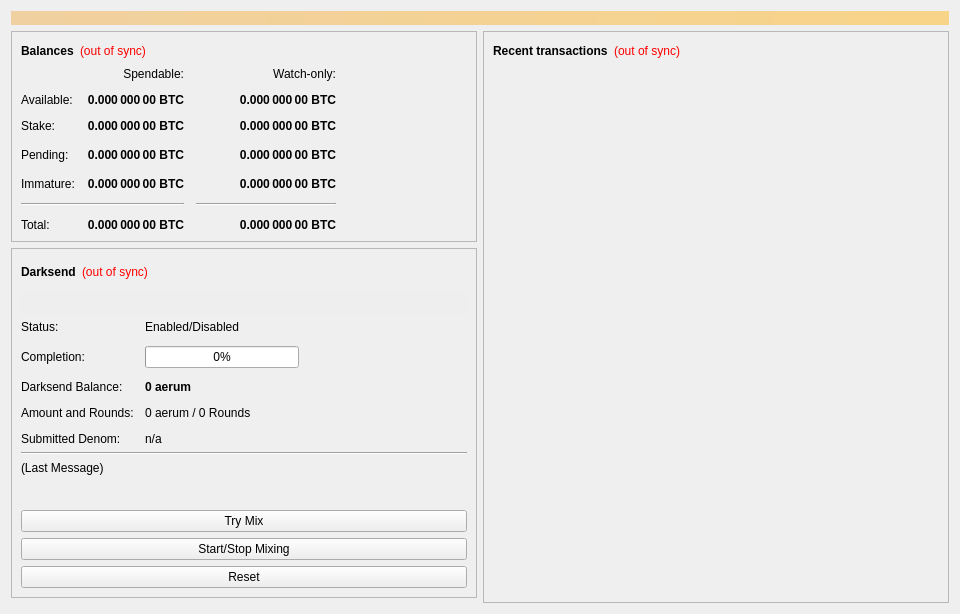
<?xml version="1.0" encoding="UTF-8"?>
<ui version="4.0">
 <class>OverviewPage</class>
 <widget class="QWidget" name="OverviewPage">
  <property name="geometry">
   <rect>
    <x>0</x>
    <y>0</y>
    <width>960</width>
    <height>614</height>
   </rect>
  </property>
  <property name="minimumSize">
   <size>
    <width>960</width>
    <height>0</height>
   </size>
  </property>
  <property name="windowTitle">
   <string>Form</string>
  </property>
  <layout class="QVBoxLayout" name="topLayout">
   <item>
    <widget class="QLabel" name="labelAlerts">
     <property name="visible">
      <bool>false</bool>
     </property>
     <property name="styleSheet">
      <string notr="true">background-color: qlineargradient(x1: 0, y1: 0, x2: 1, y2: 0, stop:0 #F0D0A0, stop:1 #F8D488); color:#000000;</string>
     </property>
     <property name="wordWrap">
      <bool>true</bool>
     </property>
     <property name="margin">
      <number>3</number>
     </property>
    </widget>
   </item>
   <item>
    <layout class="QHBoxLayout" name="horizontalLayout" stretch="1,1">
     <item>
      <layout class="QVBoxLayout" name="verticalLayout_2">
       <item>
        <widget class="QFrame" name="frame">
         <property name="frameShape">
          <enum>QFrame::StyledPanel</enum>
         </property>
         <property name="frameShadow">
          <enum>QFrame::Raised</enum>
         </property>
         <layout class="QVBoxLayout" name="verticalLayout_4">
          <item>
           <layout class="QHBoxLayout" name="horizontalLayout_4">
            <item>
             <widget class="QLabel" name="label_5">
              <property name="font">
               <font>
                <weight>75</weight>
                <bold>true</bold>
               </font>
              </property>
              <property name="text">
               <string>Balances</string>
              </property>
             </widget>
            </item>
            <item>
             <widget class="QLabel" name="labelWalletStatus">
              <property name="cursor">
               <cursorShape>WhatsThisCursor</cursorShape>
              </property>
              <property name="toolTip">
               <string>The displayed information may be out of date. Your wallet automatically synchronizes with the aerum network after a connection is established, but this process has not completed yet.</string>
              </property>
              <property name="styleSheet">
               <string notr="true">QLabel { color: red; }</string>
              </property>
              <property name="text">
               <string notr="true">(out of sync)</string>
              </property>
              <property name="alignment">
               <set>Qt::AlignLeading|Qt::AlignLeft|Qt::AlignVCenter</set>
              </property>
             </widget>
            </item>
            <item>
             <spacer name="horizontalSpacer_3">
              <property name="orientation">
               <enum>Qt::Horizontal</enum>
              </property>
              <property name="sizeHint" stdset="0">
               <size>
                <width>40</width>
                <height>20</height>
               </size>
              </property>
             </spacer>
            </item>
           </layout>
          </item>
          <item>
           <layout class="QGridLayout" name="gridLayout">
            <property name="spacing">
             <number>12</number>
            </property>
            <item row="3" column="2">
             <widget class="QLabel" name="labelWatchPending">
              <property name="font">
               <font>
                <weight>75</weight>
                <bold>true</bold>
               </font>
              </property>
              <property name="cursor">
               <cursorShape>IBeamCursor</cursorShape>
              </property>
              <property name="toolTip">
               <string>Unconfirmed transactions to watch-only addresses</string>
              </property>
              <property name="text">
               <string notr="true">0.000 000 00 BTC</string>
              </property>
              <property name="alignment">
               <set>Qt::AlignRight|Qt::AlignTrailing|Qt::AlignVCenter</set>
              </property>
              <property name="textInteractionFlags">
               <set>Qt::LinksAccessibleByMouse|Qt::TextSelectableByKeyboard|Qt::TextSelectableByMouse</set>
              </property>
             </widget>
            </item>
            <item row="3" column="1">
             <widget class="QLabel" name="labelUnconfirmed">
              <property name="font">
               <font>
                <weight>75</weight>
                <bold>true</bold>
               </font>
              </property>
              <property name="cursor">
               <cursorShape>IBeamCursor</cursorShape>
              </property>
              <property name="toolTip">
               <string>Total of transactions that have yet to be confirmed, and do not yet count toward the spendable balance</string>
              </property>
              <property name="text">
               <string notr="true">0.000 000 00 BTC</string>
              </property>
              <property name="alignment">
               <set>Qt::AlignRight|Qt::AlignTrailing|Qt::AlignVCenter</set>
              </property>
              <property name="textInteractionFlags">
               <set>Qt::LinksAccessibleByMouse|Qt::TextSelectableByKeyboard|Qt::TextSelectableByMouse</set>
              </property>
             </widget>
            </item>
            <item row="4" column="2">
             <widget class="QLabel" name="labelWatchImmature">
              <property name="font">
               <font>
                <weight>75</weight>
                <bold>true</bold>
               </font>
              </property>
              <property name="cursor">
               <cursorShape>IBeamCursor</cursorShape>
              </property>
              <property name="toolTip">
               <string>Mined balance in watch-only addresses that has not yet matured</string>
              </property>
              <property name="text">
               <string notr="true">0.000 000 00 BTC</string>
              </property>
              <property name="alignment">
               <set>Qt::AlignRight|Qt::AlignTrailing|Qt::AlignVCenter</set>
              </property>
              <property name="textInteractionFlags">
               <set>Qt::LinksAccessibleByMouse|Qt::TextSelectableByKeyboard|Qt::TextSelectableByMouse</set>
              </property>
             </widget>
            </item>
            <item row="5" column="0" colspan="2">
             <widget class="Line" name="lineSpendableBalance">
              <property name="orientation">
               <enum>Qt::Horizontal</enum>
              </property>
             </widget>
            </item>
            <item row="5" column="2">
             <widget class="Line" name="lineWatchBalance">
              <property name="sizePolicy">
               <sizepolicy hsizetype="Preferred" vsizetype="Fixed">
                <horstretch>0</horstretch>
                <verstretch>0</verstretch>
               </sizepolicy>
              </property>
              <property name="minimumSize">
               <size>
                <width>140</width>
                <height>0</height>
               </size>
              </property>
              <property name="orientation">
               <enum>Qt::Horizontal</enum>
              </property>
             </widget>
            </item>
            <item row="6" column="0">
             <widget class="QLabel" name="labelTotalText">
              <property name="text">
               <string>Total:</string>
              </property>
             </widget>
            </item>
            <item row="4" column="1">
             <widget class="QLabel" name="labelImmature">
              <property name="font">
               <font>
                <weight>75</weight>
                <bold>true</bold>
               </font>
              </property>
              <property name="cursor">
               <cursorShape>IBeamCursor</cursorShape>
              </property>
              <property name="toolTip">
               <string>Mined balance that has not yet matured</string>
              </property>
              <property name="text">
               <string notr="true">0.000 000 00 BTC</string>
              </property>
              <property name="alignment">
               <set>Qt::AlignRight|Qt::AlignTrailing|Qt::AlignVCenter</set>
              </property>
              <property name="textInteractionFlags">
               <set>Qt::LinksAccessibleByMouse|Qt::TextSelectableByKeyboard|Qt::TextSelectableByMouse</set>
              </property>
             </widget>
            </item>
            <item row="3" column="3">
             <spacer name="horizontalSpacer_2">
              <property name="orientation">
               <enum>Qt::Horizontal</enum>
              </property>
              <property name="sizeHint" stdset="0">
               <size>
                <width>40</width>
                <height>20</height>
               </size>
              </property>
             </spacer>
            </item>
            <item row="4" column="0">
             <widget class="QLabel" name="labelImmatureText">
              <property name="text">
               <string>Immature:</string>
              </property>
             </widget>
            </item>
            <item row="6" column="1">
             <widget class="QLabel" name="labelTotal">
              <property name="font">
               <font>
                <weight>75</weight>
                <bold>true</bold>
               </font>
              </property>
              <property name="cursor">
               <cursorShape>IBeamCursor</cursorShape>
              </property>
              <property name="toolTip">
               <string>Your current total balance</string>
              </property>
              <property name="text">
               <string notr="true">0.000 000 00 BTC</string>
              </property>
              <property name="alignment">
               <set>Qt::AlignRight|Qt::AlignTrailing|Qt::AlignVCenter</set>
              </property>
              <property name="textInteractionFlags">
               <set>Qt::LinksAccessibleByMouse|Qt::TextSelectableByKeyboard|Qt::TextSelectableByMouse</set>
              </property>
             </widget>
            </item>
            <item row="6" column="2">
             <widget class="QLabel" name="labelWatchTotal">
              <property name="font">
               <font>
                <weight>75</weight>
                <bold>true</bold>
               </font>
              </property>
              <property name="cursor">
               <cursorShape>IBeamCursor</cursorShape>
              </property>
              <property name="toolTip">
               <string>Current total balance in watch-only addresses</string>
              </property>
              <property name="text">
               <string notr="true">0.000 000 00 BTC</string>
              </property>
              <property name="alignment">
               <set>Qt::AlignRight|Qt::AlignTrailing|Qt::AlignVCenter</set>
              </property>
              <property name="textInteractionFlags">
               <set>Qt::LinksAccessibleByMouse|Qt::TextSelectableByKeyboard|Qt::TextSelectableByMouse</set>
              </property>
             </widget>
            </item>
            <item row="0" column="2">
             <widget class="QLabel" name="labelWatchonly">
              <property name="text">
               <string>Watch-only:</string>
              </property>
              <property name="alignment">
               <set>Qt::AlignRight|Qt::AlignTrailing|Qt::AlignVCenter</set>
              </property>
             </widget>
            </item>
            <item row="1" column="0">
             <widget class="QLabel" name="labelBalanceText">
              <property name="text">
               <string>Available:</string>
              </property>
             </widget>
            </item>
            <item row="1" column="1">
             <widget class="QLabel" name="labelBalance">
              <property name="font">
               <font>
                <weight>75</weight>
                <bold>true</bold>
               </font>
              </property>
              <property name="cursor">
               <cursorShape>IBeamCursor</cursorShape>
              </property>
              <property name="toolTip">
               <string>Your current spendable balance</string>
              </property>
              <property name="text">
               <string notr="true">0.000 000 00 BTC</string>
              </property>
              <property name="alignment">
               <set>Qt::AlignRight|Qt::AlignTrailing|Qt::AlignVCenter</set>
              </property>
              <property name="textInteractionFlags">
               <set>Qt::LinksAccessibleByMouse|Qt::TextSelectableByKeyboard|Qt::TextSelectableByMouse</set>
              </property>
             </widget>
            </item>
            <item row="2" column="0">
             <widget class="QLabel" name="label_10">
              <property name="text">
               <string>Stake:</string>
              </property>
             </widget>
            </item>
            <item row="2" column="1">
             <widget class="QLabel" name="labelStake">
              <property name="font">
               <font>
                <weight>75</weight>
                <bold>true</bold>
               </font>
              </property>
              <property name="cursor">
               <cursorShape>IBeamCursor</cursorShape>
              </property>
              <property name="toolTip">
               <string>Total of coins that was staked, and do not yet count toward the current balance</string>
              </property>
              <property name="text">
               <string notr="true">0.000 000 00 BTC</string>
              </property>
              <property name="alignment">
               <set>Qt::AlignRight|Qt::AlignTrailing|Qt::AlignVCenter</set>
              </property>
              <property name="textInteractionFlags">
               <set>Qt::LinksAccessibleByMouse|Qt::TextSelectableByKeyboard|Qt::TextSelectableByMouse</set>
              </property>
             </widget>
            </item>
            <item row="2" column="2">
             <widget class="QLabel" name="labelWatchStake">
              <property name="font">
               <font>
                <weight>75</weight>
                <bold>true</bold>
               </font>
              </property>
              <property name="cursor">
               <cursorShape>IBeamCursor</cursorShape>
              </property>
              <property name="toolTip">
               <string>Total of coins that was staked in watch-only addresses, and do not yet count toward the current watch-only balance</string>
              </property>
              <property name="text">
               <string notr="true">0.000 000 00 BTC</string>
              </property>
              <property name="alignment">
               <set>Qt::AlignRight|Qt::AlignTrailing|Qt::AlignVCenter</set>
              </property>
              <property name="textInteractionFlags">
               <set>Qt::LinksAccessibleByMouse|Qt::TextSelectableByKeyboard|Qt::TextSelectableByMouse</set>
              </property>
             </widget>
            </item>
            <item row="1" column="2">
             <widget class="QLabel" name="labelWatchAvailable">
              <property name="font">
               <font>
                <weight>75</weight>
                <bold>true</bold>
               </font>
              </property>
              <property name="cursor">
               <cursorShape>IBeamCursor</cursorShape>
              </property>
              <property name="toolTip">
               <string>Your current balance in watch-only addresses</string>
              </property>
              <property name="text">
               <string notr="true">0.000 000 00 BTC</string>
              </property>
              <property name="alignment">
               <set>Qt::AlignRight|Qt::AlignTrailing|Qt::AlignVCenter</set>
              </property>
              <property name="textInteractionFlags">
               <set>Qt::LinksAccessibleByMouse|Qt::TextSelectableByKeyboard|Qt::TextSelectableByMouse</set>
              </property>
             </widget>
            </item>
            <item row="3" column="0">
             <widget class="QLabel" name="labelPendingText">
              <property name="text">
               <string>Pending:</string>
              </property>
             </widget>
            </item>
            <item row="0" column="1">
             <widget class="QLabel" name="labelSpendable">
              <property name="text">
               <string>Spendable:</string>
              </property>
              <property name="alignment">
               <set>Qt::AlignRight|Qt::AlignTrailing|Qt::AlignVCenter</set>
              </property>
             </widget>
            </item>
           </layout>
          </item>
         </layout>
        </widget>
       </item>
       <item>
        <widget class="QFrame" name="frameDarksend">
         <property name="sizePolicy">
          <sizepolicy hsizetype="Expanding" vsizetype="Expanding">
           <horstretch>0</horstretch>
           <verstretch>0</verstretch>
          </sizepolicy>
         </property>
         <property name="minimumSize">
          <size>
           <width>0</width>
           <height>350</height>
          </size>
         </property>
         <property name="layoutDirection">
          <enum>Qt::LeftToRight</enum>
         </property>
         <property name="frameShape">
          <enum>QFrame::StyledPanel</enum>
         </property>
         <property name="frameShadow">
          <enum>QFrame::Raised</enum>
         </property>
         <layout class="QVBoxLayout" name="verticalLayout_5">
          <item>
           <layout class="QHBoxLayout" name="horizontalLayout_5">
            <item>
             <widget class="QLabel" name="label_2">
              <property name="font">
               <font>
                <weight>75</weight>
                <bold>true</bold>
               </font>
              </property>
              <property name="text">
               <string>Darksend</string>
              </property>
             </widget>
            </item>
            <item>
             <widget class="QLabel" name="labelDarksendSyncStatus">
              <property name="toolTip">
               <string>The displayed information may be out of date. Your wallet automatically synchronizes with the aerum network after a connection is established, but this process has not completed yet.</string>
              </property>
              <property name="styleSheet">
               <string notr="true">QLabel { color: red; }</string>
              </property>
              <property name="text">
               <string notr="true">(out of sync)</string>
              </property>
              <property name="alignment">
               <set>Qt::AlignLeading|Qt::AlignLeft|Qt::AlignVCenter</set>
              </property>
             </widget>
            </item>
            <item>
             <spacer name="horizontalSpacer_4">
              <property name="orientation">
               <enum>Qt::Horizontal</enum>
              </property>
              <property name="sizeHint" stdset="0">
               <size>
                <width>40</width>
                <height>20</height>
               </size>
              </property>
             </spacer>
            </item>
           </layout>
          </item>
          <item>
           <widget class="QPushButton" name="runAutoDenom">
            <property name="palette">
             <palette>
              <active>
               <colorrole role="WindowText">
                <brush brushstyle="SolidPattern">
                 <color alpha="255">
                  <red>0</red>
                  <green>0</green>
                  <blue>0</blue>
                 </color>
                </brush>
               </colorrole>
               <colorrole role="Button">
                <brush brushstyle="SolidPattern">
                 <color alpha="255">
                  <red>239</red>
                  <green>238</green>
                  <blue>238</blue>
                 </color>
                </brush>
               </colorrole>
               <colorrole role="Light">
                <brush brushstyle="SolidPattern">
                 <color alpha="255">
                  <red>255</red>
                  <green>255</green>
                  <blue>255</blue>
                 </color>
                </brush>
               </colorrole>
               <colorrole role="Midlight">
                <brush brushstyle="SolidPattern">
                 <color alpha="255">
                  <red>247</red>
                  <green>246</green>
                  <blue>246</blue>
                 </color>
                </brush>
               </colorrole>
               <colorrole role="Dark">
                <brush brushstyle="SolidPattern">
                 <color alpha="255">
                  <red>119</red>
                  <green>119</green>
                  <blue>119</blue>
                 </color>
                </brush>
               </colorrole>
               <colorrole role="Mid">
                <brush brushstyle="SolidPattern">
                 <color alpha="255">
                  <red>159</red>
                  <green>159</green>
                  <blue>159</blue>
                 </color>
                </brush>
               </colorrole>
               <colorrole role="Text">
                <brush brushstyle="SolidPattern">
                 <color alpha="255">
                  <red>0</red>
                  <green>0</green>
                  <blue>0</blue>
                 </color>
                </brush>
               </colorrole>
               <colorrole role="BrightText">
                <brush brushstyle="SolidPattern">
                 <color alpha="255">
                  <red>255</red>
                  <green>255</green>
                  <blue>255</blue>
                 </color>
                </brush>
               </colorrole>
               <colorrole role="ButtonText">
                <brush brushstyle="SolidPattern">
                 <color alpha="255">
                  <red>0</red>
                  <green>0</green>
                  <blue>0</blue>
                 </color>
                </brush>
               </colorrole>
               <colorrole role="Base">
                <brush brushstyle="SolidPattern">
                 <color alpha="255">
                  <red>255</red>
                  <green>255</green>
                  <blue>255</blue>
                 </color>
                </brush>
               </colorrole>
               <colorrole role="Window">
                <brush brushstyle="SolidPattern">
                 <color alpha="255">
                  <red>239</red>
                  <green>238</green>
                  <blue>238</blue>
                 </color>
                </brush>
               </colorrole>
               <colorrole role="Shadow">
                <brush brushstyle="SolidPattern">
                 <color alpha="255">
                  <red>0</red>
                  <green>0</green>
                  <blue>0</blue>
                 </color>
                </brush>
               </colorrole>
               <colorrole role="AlternateBase">
                <brush brushstyle="SolidPattern">
                 <color alpha="255">
                  <red>247</red>
                  <green>246</green>
                  <blue>246</blue>
                 </color>
                </brush>
               </colorrole>
               <colorrole role="ToolTipBase">
                <brush brushstyle="SolidPattern">
                 <color alpha="255">
                  <red>255</red>
                  <green>255</green>
                  <blue>220</blue>
                 </color>
                </brush>
               </colorrole>
               <colorrole role="ToolTipText">
                <brush brushstyle="SolidPattern">
                 <color alpha="255">
                  <red>0</red>
                  <green>0</green>
                  <blue>0</blue>
                 </color>
                </brush>
               </colorrole>
              </active>
              <inactive>
               <colorrole role="WindowText">
                <brush brushstyle="SolidPattern">
                 <color alpha="255">
                  <red>0</red>
                  <green>0</green>
                  <blue>0</blue>
                 </color>
                </brush>
               </colorrole>
               <colorrole role="Button">
                <brush brushstyle="SolidPattern">
                 <color alpha="255">
                  <red>239</red>
                  <green>238</green>
                  <blue>238</blue>
                 </color>
                </brush>
               </colorrole>
               <colorrole role="Light">
                <brush brushstyle="SolidPattern">
                 <color alpha="255">
                  <red>255</red>
                  <green>255</green>
                  <blue>255</blue>
                 </color>
                </brush>
               </colorrole>
               <colorrole role="Midlight">
                <brush brushstyle="SolidPattern">
                 <color alpha="255">
                  <red>247</red>
                  <green>246</green>
                  <blue>246</blue>
                 </color>
                </brush>
               </colorrole>
               <colorrole role="Dark">
                <brush brushstyle="SolidPattern">
                 <color alpha="255">
                  <red>119</red>
                  <green>119</green>
                  <blue>119</blue>
                 </color>
                </brush>
               </colorrole>
               <colorrole role="Mid">
                <brush brushstyle="SolidPattern">
                 <color alpha="255">
                  <red>159</red>
                  <green>159</green>
                  <blue>159</blue>
                 </color>
                </brush>
               </colorrole>
               <colorrole role="Text">
                <brush brushstyle="SolidPattern">
                 <color alpha="255">
                  <red>0</red>
                  <green>0</green>
                  <blue>0</blue>
                 </color>
                </brush>
               </colorrole>
               <colorrole role="BrightText">
                <brush brushstyle="SolidPattern">
                 <color alpha="255">
                  <red>255</red>
                  <green>255</green>
                  <blue>255</blue>
                 </color>
                </brush>
               </colorrole>
               <colorrole role="ButtonText">
                <brush brushstyle="SolidPattern">
                 <color alpha="255">
                  <red>0</red>
                  <green>0</green>
                  <blue>0</blue>
                 </color>
                </brush>
               </colorrole>
               <colorrole role="Base">
                <brush brushstyle="SolidPattern">
                 <color alpha="255">
                  <red>255</red>
                  <green>255</green>
                  <blue>255</blue>
                 </color>
                </brush>
               </colorrole>
               <colorrole role="Window">
                <brush brushstyle="SolidPattern">
                 <color alpha="255">
                  <red>239</red>
                  <green>238</green>
                  <blue>238</blue>
                 </color>
                </brush>
               </colorrole>
               <colorrole role="Shadow">
                <brush brushstyle="SolidPattern">
                 <color alpha="255">
                  <red>0</red>
                  <green>0</green>
                  <blue>0</blue>
                 </color>
                </brush>
               </colorrole>
               <colorrole role="AlternateBase">
                <brush brushstyle="SolidPattern">
                 <color alpha="255">
                  <red>247</red>
                  <green>246</green>
                  <blue>246</blue>
                 </color>
                </brush>
               </colorrole>
               <colorrole role="ToolTipBase">
                <brush brushstyle="SolidPattern">
                 <color alpha="255">
                  <red>255</red>
                  <green>255</green>
                  <blue>220</blue>
                 </color>
                </brush>
               </colorrole>
               <colorrole role="ToolTipText">
                <brush brushstyle="SolidPattern">
                 <color alpha="255">
                  <red>0</red>
                  <green>0</green>
                  <blue>0</blue>
                 </color>
                </brush>
               </colorrole>
              </inactive>
              <disabled>
               <colorrole role="WindowText">
                <brush brushstyle="SolidPattern">
                 <color alpha="255">
                  <red>119</red>
                  <green>119</green>
                  <blue>119</blue>
                 </color>
                </brush>
               </colorrole>
               <colorrole role="Button">
                <brush brushstyle="SolidPattern">
                 <color alpha="255">
                  <red>239</red>
                  <green>238</green>
                  <blue>238</blue>
                 </color>
                </brush>
               </colorrole>
               <colorrole role="Light">
                <brush brushstyle="SolidPattern">
                 <color alpha="255">
                  <red>255</red>
                  <green>255</green>
                  <blue>255</blue>
                 </color>
                </brush>
               </colorrole>
               <colorrole role="Midlight">
                <brush brushstyle="SolidPattern">
                 <color alpha="255">
                  <red>247</red>
                  <green>246</green>
                  <blue>246</blue>
                 </color>
                </brush>
               </colorrole>
               <colorrole role="Dark">
                <brush brushstyle="SolidPattern">
                 <color alpha="255">
                  <red>119</red>
                  <green>119</green>
                  <blue>119</blue>
                 </color>
                </brush>
               </colorrole>
               <colorrole role="Mid">
                <brush brushstyle="SolidPattern">
                 <color alpha="255">
                  <red>159</red>
                  <green>159</green>
                  <blue>159</blue>
                 </color>
                </brush>
               </colorrole>
               <colorrole role="Text">
                <brush brushstyle="SolidPattern">
                 <color alpha="255">
                  <red>119</red>
                  <green>119</green>
                  <blue>119</blue>
                 </color>
                </brush>
               </colorrole>
               <colorrole role="BrightText">
                <brush brushstyle="SolidPattern">
                 <color alpha="255">
                  <red>255</red>
                  <green>255</green>
                  <blue>255</blue>
                 </color>
                </brush>
               </colorrole>
               <colorrole role="ButtonText">
                <brush brushstyle="SolidPattern">
                 <color alpha="255">
                  <red>119</red>
                  <green>119</green>
                  <blue>119</blue>
                 </color>
                </brush>
               </colorrole>
               <colorrole role="Base">
                <brush brushstyle="SolidPattern">
                 <color alpha="255">
                  <red>239</red>
                  <green>238</green>
                  <blue>238</blue>
                 </color>
                </brush>
               </colorrole>
               <colorrole role="Window">
                <brush brushstyle="SolidPattern">
                 <color alpha="255">
                  <red>239</red>
                  <green>238</green>
                  <blue>238</blue>
                 </color>
                </brush>
               </colorrole>
               <colorrole role="Shadow">
                <brush brushstyle="SolidPattern">
                 <color alpha="255">
                  <red>0</red>
                  <green>0</green>
                  <blue>0</blue>
                 </color>
                </brush>
               </colorrole>
               <colorrole role="AlternateBase">
                <brush brushstyle="SolidPattern">
                 <color alpha="255">
                  <red>239</red>
                  <green>238</green>
                  <blue>238</blue>
                 </color>
                </brush>
               </colorrole>
               <colorrole role="ToolTipBase">
                <brush brushstyle="SolidPattern">
                 <color alpha="255">
                  <red>255</red>
                  <green>255</green>
                  <blue>220</blue>
                 </color>
                </brush>
               </colorrole>
               <colorrole role="ToolTipText">
                <brush brushstyle="SolidPattern">
                 <color alpha="255">
                  <red>0</red>
                  <green>0</green>
                  <blue>0</blue>
                 </color>
                </brush>
               </colorrole>
              </disabled>
             </palette>
            </property>
            <property name="focusPolicy">
             <enum>Qt::NoFocus</enum>
            </property>
            <property name="autoFillBackground">
             <bool>true</bool>
            </property>
            <property name="text">
             <string/>
            </property>
            <property name="flat">
             <bool>true</bool>
            </property>
           </widget>
          </item>
          <item>
           <layout class="QFormLayout" name="formLayout">
            <property name="fieldGrowthPolicy">
             <enum>QFormLayout::AllNonFixedFieldsGrow</enum>
            </property>
            <property name="horizontalSpacing">
             <number>11</number>
            </property>
            <property name="verticalSpacing">
             <number>12</number>
            </property>
            <item row="0" column="0">
             <widget class="QLabel" name="label_6">
              <property name="text">
               <string>Status:</string>
              </property>
             </widget>
            </item>
            <item row="1" column="0">
             <widget class="QLabel" name="label_7">
              <property name="text">
               <string>Completion:</string>
              </property>
             </widget>
            </item>
            <item row="1" column="1">
             <widget class="QProgressBar" name="darksendProgress">
              <property name="maximumSize">
               <size>
                <width>154</width>
                <height>16777215</height>
               </size>
              </property>
              <property name="value">
               <number>0</number>
              </property>
             </widget>
            </item>
            <item row="3" column="0">
             <widget class="QLabel" name="labelAnonymizedText">
              <property name="text">
               <string>Darksend Balance:</string>
              </property>
             </widget>
            </item>
            <item row="3" column="1">
             <widget class="QLabel" name="labelAnonymized">
              <property name="font">
               <font>
                <weight>75</weight>
                <bold>true</bold>
               </font>
              </property>
              <property name="text">
               <string notr="true">0 aerum</string>
              </property>
             </widget>
            </item>
            <item row="4" column="0">
             <widget class="QLabel" name="label_8">
              <property name="text">
               <string>Amount and Rounds:</string>
              </property>
             </widget>
            </item>
            <item row="4" column="1">
             <widget class="QLabel" name="labelAmountRounds">
              <property name="text">
               <string>0 aerum / 0 Rounds</string>
              </property>
             </widget>
            </item>
            <item row="5" column="0">
             <widget class="QLabel" name="label_9">
              <property name="text">
               <string>Submitted Denom:</string>
              </property>
             </widget>
            </item>
            <item row="5" column="1">
             <widget class="QLabel" name="labelSubmittedDenom">
              <property name="toolTip">
               <string>The denominations you submitted to the Masternode.&lt;br&gt;To mix, other users must submit the exact same denominations.</string>
              </property>
              <property name="text">
               <string>n/a</string>
              </property>
             </widget>
            </item>
            <item row="0" column="1">
             <widget class="QLabel" name="darksendEnabled">
              <property name="text">
               <string>Enabled/Disabled</string>
              </property>
             </widget>
            </item>
           </layout>
          </item>
          <item>
           <widget class="Line" name="lineLastMessage">
            <property name="orientation">
             <enum>Qt::Horizontal</enum>
            </property>
           </widget>
          </item>
          <item>
           <widget class="QLabel" name="darksendStatus">
            <property name="minimumSize">
             <size>
              <width>288</width>
              <height>43</height>
             </size>
            </property>
            <property name="text">
             <string>(Last Message)</string>
            </property>
            <property name="alignment">
             <set>Qt::AlignLeading|Qt::AlignLeft|Qt::AlignTop</set>
            </property>
            <property name="wordWrap">
             <bool>true</bool>
            </property>
           </widget>
          </item>
          <item>
           <widget class="QPushButton" name="darksendAuto">
            <property name="sizePolicy">
             <sizepolicy hsizetype="MinimumExpanding" vsizetype="Fixed">
              <horstretch>0</horstretch>
              <verstretch>0</verstretch>
             </sizepolicy>
            </property>
            <property name="toolTip">
             <string>Try to manually submit a Darksend request.</string>
            </property>
            <property name="text">
             <string>Try Mix</string>
            </property>
           </widget>
          </item>
          <item>
           <widget class="QPushButton" name="toggleDarksend">
            <property name="sizePolicy">
             <sizepolicy hsizetype="MinimumExpanding" vsizetype="Fixed">
              <horstretch>0</horstretch>
              <verstretch>0</verstretch>
             </sizepolicy>
            </property>
            <property name="text">
             <string>Start/Stop Mixing</string>
            </property>
           </widget>
          </item>
          <item>
           <widget class="QPushButton" name="darksendReset">
            <property name="sizePolicy">
             <sizepolicy hsizetype="MinimumExpanding" vsizetype="Fixed">
              <horstretch>0</horstretch>
              <verstretch>0</verstretch>
             </sizepolicy>
            </property>
            <property name="toolTip">
             <string>Reset the current status of Darksend (can interrupt Darksend if it's in the process of Mixing, which can cost you money!)</string>
            </property>
            <property name="autoFillBackground">
             <bool>false</bool>
            </property>
            <property name="text">
             <string>Reset</string>
            </property>
           </widget>
          </item>
         </layout>
        </widget>
       </item>
       <item>
        <spacer name="verticalSpacer">
         <property name="orientation">
          <enum>Qt::Vertical</enum>
         </property>
         <property name="sizeHint" stdset="0">
          <size>
           <width>20</width>
           <height>40</height>
          </size>
         </property>
        </spacer>
       </item>
      </layout>
     </item>
     <item>
      <layout class="QVBoxLayout" name="verticalLayout_3">
       <item>
        <widget class="QFrame" name="frame_2">
         <property name="frameShape">
          <enum>QFrame::StyledPanel</enum>
         </property>
         <property name="frameShadow">
          <enum>QFrame::Raised</enum>
         </property>
         <layout class="QVBoxLayout" name="verticalLayout">
          <item>
           <layout class="QHBoxLayout" name="horizontalLayout_2">
            <item>
             <widget class="QLabel" name="label_4">
              <property name="font">
               <font>
                <weight>75</weight>
                <bold>true</bold>
               </font>
              </property>
              <property name="text">
               <string>Recent transactions</string>
              </property>
             </widget>
            </item>
            <item>
             <widget class="QLabel" name="labelTransactionsStatus">
              <property name="cursor">
               <cursorShape>WhatsThisCursor</cursorShape>
              </property>
              <property name="toolTip">
               <string>The displayed information may be out of date. Your wallet automatically synchronizes with the aerum network after a connection is established, but this process has not completed yet.</string>
              </property>
              <property name="styleSheet">
               <string notr="true">QLabel { color: red; }</string>
              </property>
              <property name="text">
               <string notr="true">(out of sync)</string>
              </property>
              <property name="alignment">
               <set>Qt::AlignRight|Qt::AlignTrailing|Qt::AlignVCenter</set>
              </property>
             </widget>
            </item>
            <item>
             <spacer name="horizontalSpacer">
              <property name="orientation">
               <enum>Qt::Horizontal</enum>
              </property>
              <property name="sizeHint" stdset="0">
               <size>
                <width>40</width>
                <height>20</height>
               </size>
              </property>
             </spacer>
            </item>
           </layout>
          </item>
          <item>
           <widget class="QListView" name="listTransactions">
            <property name="styleSheet">
             <string notr="true">QListView { background: transparent; }</string>
            </property>
            <property name="frameShape">
             <enum>QFrame::NoFrame</enum>
            </property>
            <property name="verticalScrollBarPolicy">
             <enum>Qt::ScrollBarAlwaysOff</enum>
            </property>
            <property name="horizontalScrollBarPolicy">
             <enum>Qt::ScrollBarAlwaysOff</enum>
            </property>
            <property name="selectionMode">
             <enum>QAbstractItemView::NoSelection</enum>
            </property>
           </widget>
          </item>
         </layout>
        </widget>
       </item>
      </layout>
     </item>
    </layout>
   </item>
  </layout>
 </widget>
 <resources/>
 <connections/>
</ui>
